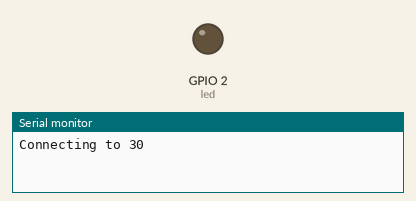
The sketch below on a simulated ESP8266 (NodeMCU). On the bench: output pins drawn as LEDs (lit = HIGH), the last lines printed to the serial monitor. WiFi joins after 1.5 s; servers stay silent unless stated.

Above: at 0.1 s.
At 1.6 s:
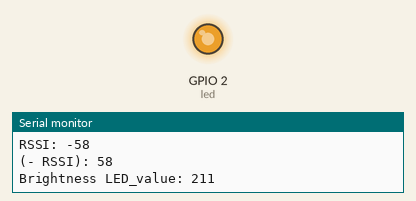
Timing chart, 0 to 3.1 s (numbered marks = the images above):
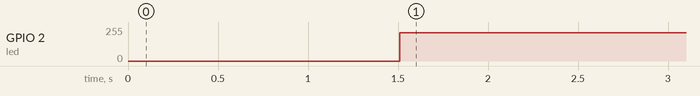

The sketch:

SignalStrengthLED.ino
```cpp
#include <ESP8266WiFi.h>

const char* ssid = "30";
const char* password = "12345678";
int led = LED_BUILTIN; // Use the built-in LED, usually mapped to GPIO2 (D4)

void setup() {
  pinMode(led, OUTPUT);  // Declare the built-in LED pin as an output

  Serial.begin(115200);
  Serial.println();

  Serial.printf("Connecting to %s\n", ssid);
  WiFi.begin(ssid, password);
  while (WiFi.status() != WL_CONNECTED) {
    delay(500);
    Serial.print(".");
  }
  Serial.println();
  Serial.print("Connected, \nIP address: ");
  Serial.println(WiFi.localIP());

  // BSSID
  Serial.print("BSSID: ");
  Serial.println(WiFi.BSSIDstr());

  // RSSI
  Serial.print("RSSI: ");
  Serial.println(WiFi.RSSI());

  // MAC Address
  Serial.print("MAC Address: ");
  Serial.println(WiFi.macAddress());
}

void loop() {
  int rssi = WiFi.RSSI();  // Read the RSSI value
  Serial.print("RSSI: ");
  Serial.println(rssi);

  int brightness;

  // Calculate brightness based on RSSI
  brightness = -rssi;

  Serial.print("(- RSSI): ");
  Serial.println(brightness);

  // Scale brightness to fit 0-255 range
  brightness = brightness * 255;
  brightness = brightness / 70;

  Serial.print("Brightness LED_value: ");
  Serial.println(brightness);

  // Cap brightness to a maximum of 255
  if (brightness >= 255) {
    brightness = 255;
    Serial.print("Brightness capped: ");
    Serial.println(brightness);
  }

  // Set LED brightness
  analogWrite(led, brightness);

  delay(300); // Delay to avoid rapid changes
}
```

Measured:
- by itself, GPIO 2 (led): 0/255 → 211/255 at 1.5 s
